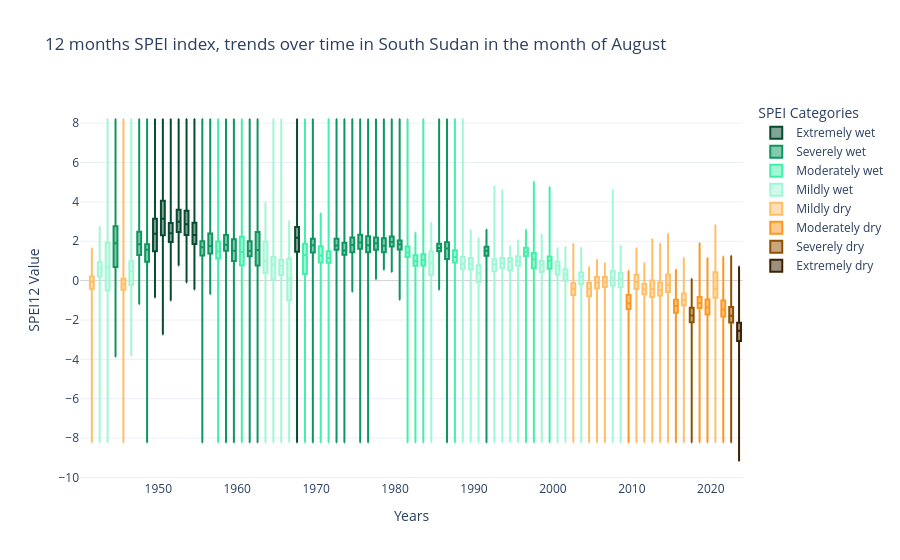

The code cell stored with this chart in its notebook:
### Markdown cell above
The scatterplot shows us the central tendencies (mean and median), but to get a complete picture of the data distribution, we also need to understand the spread of drought severity across the region, including the range, quartiles, and potential outliers.

This is where a boxplot becomes invaluable. A boxplot provides context to the mean and median values, helps visualize data distribution, spots outliers, and aids in understanding variability. The width of the box (interquartile range) shows how much conditions vary within the middle 50% of the data, while the whiskers extend to the minimum and maximum values, giving a comprehensive view of the range.

So let's create our boxplot:

### Code cell
charts.create_boxplot(stat_values, accumulation_windows, selected, placeholders)

### Figure 1 — Plotly figure (JSON) as saved in the notebook; plotly's stock layout.template omitted (floating-point values rounded to 4 significant figures)
{"data": [{"lowerfence": [null], "marker": {"color": "rgba(0, 0, 0, 0)"}, "median": [null], "name": "1940-08-01 06:00:00", "q1": [null], "q3": [null], "showlegend": false, "type": "box", "upperfence": [null], "whiskerwidth": 0.2, "x": ["1940-08-01T06:00:00"]}, {"lowerfence": [-8.222], "marker": {"color": "#FFBF69"}, "median": [-0.05968], "name": "1941-08-01 06:00:00", "q1": [-0.4079], "q3": [0.215], "showlegend": false, "type": "box", "upperfence": [1.647], "whiskerwidth": 0.2, "x": ["1941-08-01T06:00:00"]}, {"lowerfence": [-8.222], "marker": {"color": "#A1F7D5"}, "median": [0.6127], "name": "1942-08-01 06:00:00", "q1": [0.2065], "q3": [0.9284], "showlegend": false, "type": "box", "upperfence": [2.745], "whiskerwidth": 0.2, "x": ["1942-08-01T06:00:00"]}, {"lowerfence": [-8.222], "marker": {"color": "#A1F7D5"}, "median": [0.6677], "name": "1943-08-01 06:00:00", "q1": [-0.4872], "q3": [1.919], "showlegend": false, "type": "box", "upperfence": [8.21], "whiskerwidth": 0.2, "x": ["1943-08-01T06:00:00"]}, {"lowerfence": [-3.871], "marker": {"color": "#0D965f"}, "median": [1.899], "name": "1944-08-01 06:00:00", "q1": [0.6908], "q3": [2.761], "showlegend": false, "type": "box", "upperfence": [8.21], "whiskerwidth": 0.2, "x": ["1944-08-01T06:00:00"]}, {"lowerfence": [-8.222], "marker": {"color": "#FFBF69"}, "median": [-0.1923], "name": "1945-08-01 06:00:00", "q1": [-0.4615], "q3": [0.09517], "showlegend": false, "type": "box", "upperfence": [8.21], "whiskerwidth": 0.2, "x": ["1945-08-01T06:00:00"]}, {"lowerfence": [-3.83], "marker": {"color": "#A1F7D5"}, "median": [0.4784], "name": "1946-08-01 06:00:00", "q1": [-0.2279], "q3": [0.986], "showlegend": false, "type": "box", "upperfence": [8.21], "whiskerwidth": 0.2, "x": ["1946-08-01T06:00:00"]}, {"lowerfence": [-1.199], "marker": {"color": "#0D965f"}, "median": [1.85], "name": "1947-08-01 06:00:00", "q1": [1.306], "q3": [2.479], "showlegend": false, "type": "box", "upperfence": [8.21], "whiskerwidth": 0.2, "x": ["1947-08-01T06:00:00"]}, {"lowerfence": [-8.222], "marker": {"color": "#0D965f"}, "median": [1.562], "name": "1948-08-01 06:00:00", "q1": [0.9606], "q3": [1.851], "showlegend": false, "type": "box", "upperfence": [8.21], "whiskerwidth": 0.2, "x": ["1948-08-01T06:00:00"]}, {"lowerfence": [-0.8597], "marker": {"color": "#074B30"}, "median": [2.386], "name": "1949-08-01 06:00:00", "q1": [1.496], "q3": [3.146], "showlegend": false, "type": "box", "upperfence": [8.21], "whiskerwidth": 0.2, "x": ["1949-08-01T06:00:00"]}, {"lowerfence": [-2.736], "marker": {"color": "#074B30"}, "median": [3.141], "name": "1950-08-01 06:00:00", "q1": [2.299], "q3": [4.057], "showlegend": false, "type": "box", "upperfence": [8.21], "whiskerwidth": 0.2, "x": ["1950-08-01T06:00:00"]}, {"lowerfence": [-1.004], "marker": {"color": "#074B30"}, "median": [2.409], "name": "1951-08-01 06:00:00", "q1": [1.96], "q3": [2.932], "showlegend": false, "type": "box", "upperfence": [8.21], "whiskerwidth": 0.2, "x": ["1951-08-01T06:00:00"]}, {"lowerfence": [0.7692], "marker": {"color": "#074B30"}, "median": [2.987], "name": "1952-08-01 06:00:00", "q1": [2.464], "q3": [3.596], "showlegend": false, "type": "box", "upperfence": [8.21], "whiskerwidth": 0.2, "x": ["1952-08-01T06:00:00"]}, {"lowerfence": [-0.09698], "marker": {"color": "#074B30"}, "median": [2.865], "name": "1953-08-01 06:00:00", "q1": [2.319], "q3": [3.551], "showlegend": false, "type": "box", "upperfence": [8.21], "whiskerwidth": 0.2, "x": ["1953-08-01T06:00:00"]}, {"lowerfence": [-0.4472], "marker": {"color": "#074B30"}, "median": [2.312], "name": "1954-08-01 06:00:00", "q1": [1.86], "q3": [2.942], "showlegend": false, "type": "box", "upperfence": [8.21], "whiskerwidth": 0.2, "x": ["1954-08-01T06:00:00"]}, {"lowerfence": [-8.222], "marker": {"color": "#0D965f"}, "median": [1.69], "name": "1955-08-01 06:00:00", "q1": [1.273], "q3": [1.999], "showlegend": false, "type": "box", "upperfence": [8.21], "whiskerwidth": 0.2, "x": ["1955-08-01T06:00:00"]}, {"lowerfence": [-0.6974], "marker": {"color": "#0D965f"}, "median": [1.763], "name": "1956-08-01 06:00:00", "q1": [1.379], "q3": [2.39], "showlegend": false, "type": "box", "upperfence": [8.21], "whiskerwidth": 0.2, "x": ["1956-08-01T06:00:00"]}, {"lowerfence": [-8.222], "marker": {"color": "#43EFAA"}, "median": [1.473], "name": "1957-08-01 06:00:00", "q1": [1.127], "q3": [1.985], "showlegend": false, "type": "box", "upperfence": [8.21], "whiskerwidth": 0.2, "x": ["1957-08-01T06:00:00"]}, {"lowerfence": [-8.222], "marker": {"color": "#0D965f"}, "median": [1.827], "name": "1958-08-01 06:00:00", "q1": [1.518], "q3": [2.321], "showlegend": false, "type": "box", "upperfence": [8.21], "whiskerwidth": 0.2, "x": ["1958-08-01T06:00:00"]}, {"lowerfence": [-8.222], "marker": {"color": "#0D965f"}, "median": [1.523], "name": "1959-08-01 06:00:00", "q1": [0.9926], "q3": [2.105], "showlegend": false, "type": "box", "upperfence": [8.21], "whiskerwidth": 0.2, "x": ["1959-08-01T06:00:00"]}, {"lowerfence": [-8.222], "marker": {"color": "#43EFAA"}, "median": [1.452], "name": "1960-08-01 06:00:00", "q1": [0.7822], "q3": [2.228], "showlegend": false, "type": "box", "upperfence": [8.21], "whiskerwidth": 0.2, "x": ["1960-08-01T06:00:00"]}, {"lowerfence": [-8.222], "marker": {"color": "#0D965f"}, "median": [1.509], "name": "1961-08-01 06:00:00", "q1": [1.241], "q3": [1.997], "showlegend": false, "type": "box", "upperfence": [8.21], "whiskerwidth": 0.2, "x": ["1961-08-01T06:00:00"]}, {"lowerfence": [-8.222], "marker": {"color": "#0D965f"}, "median": [1.558], "name": "1962-08-01 06:00:00", "q1": [0.7728], "q3": [2.466], "showlegend": false, "type": "box", "upperfence": [8.21], "whiskerwidth": 0.2, "x": ["1962-08-01T06:00:00"]}, {"lowerfence": [-8.222], "marker": {"color": "#A1F7D5"}, "median": [0.9806], "name": "1963-08-01 06:00:00", "q1": [0.3821], "q3": [1.972], "showlegend": false, "type": "box", "upperfence": [3.969], "whiskerwidth": 0.2, "x": ["1963-08-01T06:00:00"]}, {"lowerfence": [-8.222], "marker": {"color": "#A1F7D5"}, "median": [0.8201], "name": "1964-08-01 06:00:00", "q1": [0.07378], "q3": [1.213], "showlegend": false, "type": "box", "upperfence": [8.21], "whiskerwidth": 0.2, "x": ["1964-08-01T06:00:00"]}, {"lowerfence": [-8.222], "marker": {"color": "#A1F7D5"}, "median": [0.7577], "name": "1965-08-01 06:00:00", "q1": [0.2803], "q3": [1.061], "showlegend": false, "type": "box", "upperfence": [8.21], "whiskerwidth": 0.2, "x": ["1965-08-01T06:00:00"]}, {"lowerfence": [-8.222], "marker": {"color": "#A1F7D5"}, "median": [0.1058], "name": "1966-08-01 06:00:00", "q1": [-0.9967], "q3": [1.106], "showlegend": false, "type": "box", "upperfence": [3.046], "whiskerwidth": 0.2, "x": ["1966-08-01T06:00:00"]}, {"lowerfence": [-8.222], "marker": {"color": "#074B30"}, "median": [2.179], "name": "1967-08-01 06:00:00", "q1": [1.471], "q3": [2.722], "showlegend": false, "type": "box", "upperfence": [8.21], "whiskerwidth": 0.2, "x": ["1967-08-01T06:00:00"]}, {"lowerfence": [-8.222], "marker": {"color": "#43EFAA"}, "median": [1.301], "name": "1968-08-01 06:00:00", "q1": [0.3312], "q3": [1.867], "showlegend": false, "type": "box", "upperfence": [8.21], "whiskerwidth": 0.2, "x": ["1968-08-01T06:00:00"]}, {"lowerfence": [-8.222], "marker": {"color": "#0D965f"}, "median": [1.799], "name": "1969-08-01 06:00:00", "q1": [1.423], "q3": [2.124], "showlegend": false, "type": "box", "upperfence": [8.21], "whiskerwidth": 0.2, "x": ["1969-08-01T06:00:00"]}, {"lowerfence": [-8.222], "marker": {"color": "#43EFAA"}, "median": [1.28], "name": "1970-08-01 06:00:00", "q1": [0.9222], "q3": [1.747], "showlegend": false, "type": "box", "upperfence": [3.417], "whiskerwidth": 0.2, "x": ["1970-08-01T06:00:00"]}, {"lowerfence": [-8.222], "marker": {"color": "#43EFAA"}, "median": [1.153], "name": "1971-08-01 06:00:00", "q1": [0.9133], "q3": [1.497], "showlegend": false, "type": "box", "upperfence": [8.21], "whiskerwidth": 0.2, "x": ["1971-08-01T06:00:00"]}, {"lowerfence": [-8.222], "marker": {"color": "#0D965f"}, "median": [1.789], "name": "1972-08-01 06:00:00", "q1": [1.571], "q3": [2.127], "showlegend": false, "type": "box", "upperfence": [8.21], "whiskerwidth": 0.2, "x": ["1972-08-01T06:00:00"]}, {"lowerfence": [-8.222], "marker": {"color": "#0D965f"}, "median": [1.529], "name": "1973-08-01 06:00:00", "q1": [1.317], "q3": [1.921], "showlegend": false, "type": "box", "upperfence": [8.21], "whiskerwidth": 0.2, "x": ["1973-08-01T06:00:00"]}, {"lowerfence": [-0.5716], "marker": {"color": "#0D965f"}, "median": [1.806], "name": "1974-08-01 06:00:00", "q1": [1.447], "q3": [2.188], "showlegend": false, "type": "box", "upperfence": [8.21], "whiskerwidth": 0.2, "x": ["1974-08-01T06:00:00"]}, {"lowerfence": [-8.222], "marker": {"color": "#0D965f"}, "median": [1.935], "name": "1975-08-01 06:00:00", "q1": [1.622], "q3": [2.334], "showlegend": false, "type": "box", "upperfence": [8.21], "whiskerwidth": 0.2, "x": ["1975-08-01T06:00:00"]}, {"lowerfence": [-8.222], "marker": {"color": "#0D965f"}, "median": [1.793], "name": "1976-08-01 06:00:00", "q1": [1.437], "q3": [2.252], "showlegend": false, "type": "box", "upperfence": [8.21], "whiskerwidth": 0.2, "x": ["1976-08-01T06:00:00"]}, {"lowerfence": [0.06733], "marker": {"color": "#0D965f"}, "median": [1.895], "name": "1977-08-01 06:00:00", "q1": [1.569], "q3": [2.191], "showlegend": false, "type": "box", "upperfence": [8.21], "whiskerwidth": 0.2, "x": ["1977-08-01T06:00:00"]}, {"lowerfence": [0.5468], "marker": {"color": "#0D965f"}, "median": [1.776], "name": "1978-08-01 06:00:00", "q1": [1.435], "q3": [2.151], "showlegend": false, "type": "box", "upperfence": [8.21], "whiskerwidth": 0.2, "x": ["1978-08-01T06:00:00"]}, {"lowerfence": [0.432], "marker": {"color": "#0D965f"}, "median": [1.96], "name": "1979-08-01 06:00:00", "q1": [1.736], "q3": [2.244], "showlegend": false, "type": "box", "upperfence": [8.21], "whiskerwidth": 0.2, "x": ["1979-08-01T06:00:00"]}, {"lowerfence": [-0.9686], "marker": {"color": "#0D965f"}, "median": [1.849], "name": "1980-08-01 06:00:00", "q1": [1.583], "q3": [2.039], "showlegend": false, "type": "box", "upperfence": [8.21], "whiskerwidth": 0.2, "x": ["1980-08-01T06:00:00"]}, {"lowerfence": [-8.222], "marker": {"color": "#43EFAA"}, "median": [1.431], "name": "1981-08-01 06:00:00", "q1": [1.202], "q3": [1.732], "showlegend": false, "type": "box", "upperfence": [8.21], "whiskerwidth": 0.2, "x": ["1981-08-01T06:00:00"]}, {"lowerfence": [-8.222], "marker": {"color": "#43EFAA"}, "median": [1.0], "name": "1982-08-01 06:00:00", "q1": [0.7508], "q3": [1.285], "showlegend": false, "type": "box", "upperfence": [2.441], "whiskerwidth": 0.2, "x": ["1982-08-01T06:00:00"]}, {"lowerfence": [-8.222], "marker": {"color": "#43EFAA"}, "median": [1.047], "name": "1983-08-01 06:00:00", "q1": [0.7672], "q3": [1.339], "showlegend": false, "type": "box", "upperfence": [8.21], "whiskerwidth": 0.2, "x": ["1983-08-01T06:00:00"]}, {"lowerfence": [-8.222], "marker": {"color": "#A1F7D5"}, "median": [0.9119], "name": "1984-08-01 06:00:00", "q1": [0.2806], "q3": [1.479], "showlegend": false, "type": "box", "upperfence": [2.948], "whiskerwidth": 0.2, "x": ["1984-08-01T06:00:00"]}, {"lowerfence": [-0.4614], "marker": {"color": "#0D965f"}, "median": [1.659], "name": "1985-08-01 06:00:00", "q1": [1.488], "q3": [1.868], "showlegend": false, "type": "box", "upperfence": [8.21], "whiskerwidth": 0.2, "x": ["1985-08-01T06:00:00"]}, {"lowerfence": [-8.222], "marker": {"color": "#0D965f"}, "median": [1.627], "name": "1986-08-01 06:00:00", "q1": [1.093], "q3": [1.946], "showlegend": false, "type": "box", "upperfence": [8.21], "whiskerwidth": 0.2, "x": ["1986-08-01T06:00:00"]}, {"lowerfence": [-8.222], "marker": {"color": "#43EFAA"}, "median": [1.203], "name": "1987-08-01 06:00:00", "q1": [0.9206], "q3": [1.543], "showlegend": false, "type": "box", "upperfence": [8.21], "whiskerwidth": 0.2, "x": ["1987-08-01T06:00:00"]}, {"lowerfence": [-8.222], "marker": {"color": "#A1F7D5"}, "median": [0.8619], "name": "1988-08-01 06:00:00", "q1": [0.5936], "q3": [1.201], "showlegend": false, "type": "box", "upperfence": [8.21], "whiskerwidth": 0.2, "x": ["1988-08-01T06:00:00"]}, {"lowerfence": [-8.222], "marker": {"color": "#A1F7D5"}, "median": [0.8588], "name": "1989-08-01 06:00:00", "q1": [0.568], "q3": [1.146], "showlegend": false, "type": "box", "upperfence": [2.559], "whiskerwidth": 0.2, "x": ["1989-08-01T06:00:00"]}, {"lowerfence": [-8.222], "marker": {"color": "#A1F7D5"}, "median": [0.3743], "name": "1990-08-01 06:00:00", "q1": [-0.06897], "q3": [0.7811], "showlegend": false, "type": "box", "upperfence": [2.16], "whiskerwidth": 0.2, "x": ["1990-08-01T06:00:00"]}, {"lowerfence": [-8.222], "marker": {"color": "#0D965f"}, "median": [1.515], "name": "1991-08-01 06:00:00", "q1": [1.263], "q3": [1.726], "showlegend": false, "type": "box", "upperfence": [2.603], "whiskerwidth": 0.2, "x": ["1991-08-01T06:00:00"]}, {"lowerfence": [-8.222], "marker": {"color": "#A1F7D5"}, "median": [0.8185], "name": "1992-08-01 06:00:00", "q1": [0.4746], "q3": [1.083], "showlegend": false, "type": "box", "upperfence": [4.812], "whiskerwidth": 0.2, "x": ["1992-08-01T06:00:00"]}, {"lowerfence": [-8.222], "marker": {"color": "#A1F7D5"}, "median": [0.9012], "name": "1993-08-01 06:00:00", "q1": [0.6352], "q3": [1.144], "showlegend": false, "type": "box", "upperfence": [4.613], "whiskerwidth": 0.2, "x": ["1993-08-01T06:00:00"]}, {"lowerfence": [-8.222], "marker": {"color": "#A1F7D5"}, "median": [0.9407], "name": "1994-08-01 06:00:00", "q1": [0.5146], "q3": [1.155], "showlegend": false, "type": "box", "upperfence": [1.766], "whiskerwidth": 0.2, "x": ["1994-08-01T06:00:00"]}, {"lowerfence": [-8.222], "marker": {"color": "#A1F7D5"}, "median": [0.994], "name": "1995-08-01 06:00:00", "q1": [0.7493], "q3": [1.237], "showlegend": false, "type": "box", "upperfence": [2.059], "whiskerwidth": 0.2, "x": ["1995-08-01T06:00:00"]}, {"lowerfence": [-8.222], "marker": {"color": "#43EFAA"}, "median": [1.472], "name": "1996-08-01 06:00:00", "q1": [1.244], "q3": [1.668], "showlegend": false, "type": "box", "upperfence": [2.601], "whiskerwidth": 0.2, "x": ["1996-08-01T06:00:00"]}, {"lowerfence": [-8.222], "marker": {"color": "#43EFAA"}, "median": [1.079], "name": "1997-08-01 06:00:00", "q1": [0.6239], "q3": [1.408], "showlegend": false, "type": "box", "upperfence": [5.027], "whiskerwidth": 0.2, "x": ["1997-08-01T06:00:00"]}, {"lowerfence": [-8.222], "marker": {"color": "#A1F7D5"}, "median": [0.7874], "name": "1998-08-01 06:00:00", "q1": [0.4357], "q3": [1.011], "showlegend": false, "type": "box", "upperfence": [2.351], "whiskerwidth": 0.2, "x": ["1998-08-01T06:00:00"]}, {"lowerfence": [-8.222], "marker": {"color": "#43EFAA"}, "median": [1.007], "name": "1999-08-01 06:00:00", "q1": [0.6042], "q3": [1.22], "showlegend": false, "type": "box", "upperfence": [4.764], "whiskerwidth": 0.2, "x": ["1999-08-01T06:00:00"]}, {"lowerfence": [-8.222], "marker": {"color": "#A1F7D5"}, "median": [0.7597], "name": "2000-08-01 06:00:00", "q1": [0.2953], "q3": [0.9609], "showlegend": false, "type": "box", "upperfence": [1.662], "whiskerwidth": 0.2, "x": ["2000-08-01T06:00:00"]}, {"lowerfence": [-8.222], "marker": {"color": "#A1F7D5"}, "median": [0.3278], "name": "2001-08-01 06:00:00", "q1": [-0.003266], "q3": [0.5813], "showlegend": false, "type": "box", "upperfence": [1.725], "whiskerwidth": 0.2, "x": ["2001-08-01T06:00:00"]}, {"lowerfence": [-8.222], "marker": {"color": "#FFBF69"}, "median": [-0.431], "name": "2002-08-01 06:00:00", "q1": [-0.7285], "q3": [-0.1376], "showlegend": false, "type": "box", "upperfence": [1.892], "whiskerwidth": 0.2, "x": ["2002-08-01T06:00:00"]}, {"lowerfence": [-8.222], "marker": {"color": "#A1F7D5"}, "median": [0.2033], "name": "2003-08-01 06:00:00", "q1": [-0.1869], "q3": [0.4168], "showlegend": false, "type": "box", "upperfence": [1.688], "whiskerwidth": 0.2, "x": ["2003-08-01T06:00:00"]}, {"lowerfence": [-8.222], "marker": {"color": "#FFBF69"}, "median": [-0.4173], "name": "2004-08-01 06:00:00", "q1": [-0.7876], "q3": [-0.12], "showlegend": false, "type": "box", "upperfence": [0.7093], "whiskerwidth": 0.2, "x": ["2004-08-01T06:00:00"]}, {"lowerfence": [-8.222], "marker": {"color": "#FFBF69"}, "median": [-0.1049], "name": "2005-08-01 06:00:00", "q1": [-0.3974], "q3": [0.1785], "showlegend": false, "type": "box", "upperfence": [1.077], "whiskerwidth": 0.2, "x": ["2005-08-01T06:00:00"]}, {"lowerfence": [-8.222], "marker": {"color": "#FFBF69"}, "median": [-0.07684], "name": "2006-08-01 06:00:00", "q1": [-0.3196], "q3": [0.1797], "showlegend": false, "type": "box", "upperfence": [0.8982], "whiskerwidth": 0.2, "x": ["2006-08-01T06:00:00"]}, {"lowerfence": [-8.222], "marker": {"color": "#A1F7D5"}, "median": [0.1213], "name": "2007-08-01 06:00:00", "q1": [-0.2461], "q3": [0.4855], "showlegend": false, "type": "box", "upperfence": [4.619], "whiskerwidth": 0.2, "x": ["2007-08-01T06:00:00"]}, {"lowerfence": [-8.222], "marker": {"color": "#A1F7D5"}, "median": [0.08231], "name": "2008-08-01 06:00:00", "q1": [-0.3314], "q3": [0.3922], "showlegend": false, "type": "box", "upperfence": [1.781], "whiskerwidth": 0.2, "x": ["2008-08-01T06:00:00"]}, {"lowerfence": [-8.222], "marker": {"color": "#FF961F"}, "median": [-1.152], "name": "2009-08-01 06:00:00", "q1": [-1.444], "q3": [-0.7358], "showlegend": false, "type": "box", "upperfence": [0.4975], "whiskerwidth": 0.2, "x": ["2009-08-01T06:00:00"]}, {"lowerfence": [-8.222], "marker": {"color": "#FFBF69"}, "median": [-0.07537], "name": "2010-08-01 06:00:00", "q1": [-0.4316], "q3": [0.3029], "showlegend": false, "type": "box", "upperfence": [1.651], "whiskerwidth": 0.2, "x": ["2010-08-01T06:00:00"]}, {"lowerfence": [-8.222], "marker": {"color": "#FFBF69"}, "median": [-0.4374], "name": "2011-08-01 06:00:00", "q1": [-0.6938], "q3": [-0.171], "showlegend": false, "type": "box", "upperfence": [0.9075], "whiskerwidth": 0.2, "x": ["2011-08-01T06:00:00"]}, {"lowerfence": [-8.222], "marker": {"color": "#FFBF69"}, "median": [-0.4247], "name": "2012-08-01 06:00:00", "q1": [-0.838], "q3": [0.005584], "showlegend": false, "type": "box", "upperfence": [2.117], "whiskerwidth": 0.2, "x": ["2012-08-01T06:00:00"]}, {"lowerfence": [-8.222], "marker": {"color": "#FFBF69"}, "median": [-0.4953], "name": "2013-08-01 06:00:00", "q1": [-0.7501], "q3": [-0.09742], "showlegend": false, "type": "box", "upperfence": [1.88], "whiskerwidth": 0.2, "x": ["2013-08-01T06:00:00"]}, {"lowerfence": [-8.222], "marker": {"color": "#FFBF69"}, "median": [-0.2153], "name": "2014-08-01 06:00:00", "q1": [-0.5841], "q3": [0.3093], "showlegend": false, "type": "box", "upperfence": [2.381], "whiskerwidth": 0.2, "x": ["2014-08-01T06:00:00"]}, {"lowerfence": [-8.222], "marker": {"color": "#FF961F"}, "median": [-1.283], "name": "2015-08-01 06:00:00", "q1": [-1.629], "q3": [-0.9708], "showlegend": false, "type": "box", "upperfence": [0.5648], "whiskerwidth": 0.2, "x": ["2015-08-01T06:00:00"]}, {"lowerfence": [-8.222], "marker": {"color": "#FFBF69"}, "median": [-0.9864], "name": "2016-08-01 06:00:00", "q1": [-1.257], "q3": [-0.6552], "showlegend": false, "type": "box", "upperfence": [1.157], "whiskerwidth": 0.2, "x": ["2016-08-01T06:00:00"]}, {"lowerfence": [-8.222], "marker": {"color": "#8F5100"}, "median": [-1.771], "name": "2017-08-01 06:00:00", "q1": [-2.121], "q3": [-1.383], "showlegend": false, "type": "box", "upperfence": [0.09478], "whiskerwidth": 0.2, "x": ["2017-08-01T06:00:00"]}, {"lowerfence": [-8.222], "marker": {"color": "#FF961F"}, "median": [-1.138], "name": "2018-08-01 06:00:00", "q1": [-1.391], "q3": [-0.8263], "showlegend": false, "type": "box", "upperfence": [1.916], "whiskerwidth": 0.2, "x": ["2018-08-01T06:00:00"]}, {"lowerfence": [-8.222], "marker": {"color": "#FF961F"}, "median": [-1.368], "name": "2019-08-01 06:00:00", "q1": [-1.726], "q3": [-0.9644], "showlegend": false, "type": "box", "upperfence": [1.147], "whiskerwidth": 0.2, "x": ["2019-08-01T06:00:00"]}, {"lowerfence": [-8.222], "marker": {"color": "#FFBF69"}, "median": [-0.4191], "name": "2020-08-01 06:00:00", "q1": [-0.875], "q3": [0.421], "showlegend": false, "type": "box", "upperfence": [2.841], "whiskerwidth": 0.2, "x": ["2020-08-01T06:00:00"]}, {"lowerfence": [-8.222], "marker": {"color": "#FF961F"}, "median": [-1.466], "name": "2021-08-01 06:00:00", "q1": [-1.821], "q3": [-1.008], "showlegend": false, "type": "box", "upperfence": [1.227], "whiskerwidth": 0.2, "x": ["2021-08-01T06:00:00"]}, {"lowerfence": [-8.222], "marker": {"color": "#8F5100"}, "median": [-1.779], "name": "2022-08-01 06:00:00", "q1": [-2.124], "q3": [-1.344], "showlegend": false, "type": "box", "upperfence": [1.26], "whiskerwidth": 0.2, "x": ["2022-08-01T06:00:00"]}, {"lowerfence": [-9.162], "marker": {"color": "#3d2100"}, "median": [-2.54], "name": "2023-08-01 06:00:00", "q1": [-3.065], "q3": [-2.14], "showlegend": false, "type": "box", "upperfence": [0.7151], "whiskerwidth": 0.2, "x": ["2023-08-01T06:00:00"]}, {"hoverinfo": "none", "legendgroup": "colors", "marker": {"color": "#074B30"}, "name": "Extremely wet", "showlegend": true, "type": "box", "x": [null], "y": [null]}, {"hoverinfo": "none", "legendgroup": "colors", "marker": {"color": "#0D965f"}, "name": "Severely wet", "showlegend": true, "type": "box", "x": [null], "y": [null]}, {"hoverinfo": "none", "legendgroup": "colors", "marker": {"color": "#43EFAA"}, "name": "Moderately wet", "showlegend": true, "type": "box", "x": [null], "y": [null]}, {"hoverinfo": "none", "legendgroup": "colors", "marker": {"color": "#A1F7D5"}, "name": "Mildly wet", "showlegend": true, "type": "box", "x": [null], "y": [null]}, {"hoverinfo": "none", "legendgroup": "colors", "marker": {"color": "#FFBF69"}, "name": "Mildly dry", "showlegend": true, "type": "box", "x": [null], "y": [null]}, {"hoverinfo": "none", "legendgroup": "colors", "marker": {"color": "#FF961F"}, "name": "Moderately dry", "showlegend": true, "type": "box", "x": [null], "y": [null]}, {"hoverinfo": "none", "legendgroup": "colors", "marker": {"color": "#8F5100"}, "name": "Severely dry", "showlegend": true, "type": "box", "x": [null], "y": [null]}, {"hoverinfo": "none", "legendgroup": "colors", "marker": {"color": "#3d2100"}, "name": "Extremely dry", "showlegend": true, "type": "box", "x": [null], "y": [null]}], "layout": {"autosize": true, "legend": {"title": {"text": "SPEI Categories"}}, "plot_bgcolor": "rgba(0, 0, 0, 0)", "showlegend": true, "title": {"text": "12 months SPEI index, trends over time in South Sudan in the month of August"}, "xaxis": {"autorange": true, "range": ["1940-01-31 18:00", "2024-01-30 18:00"], "title": {"text": "Years"}, "type": "date"}, "yaxis": {"autorange": true, "range": [-10.13, 9.175], "title": {"text": "SPEI12 Value"}, "zeroline": true, "zerolinecolor": "#D3D3D3", "zerolinewidth": 1}}}
